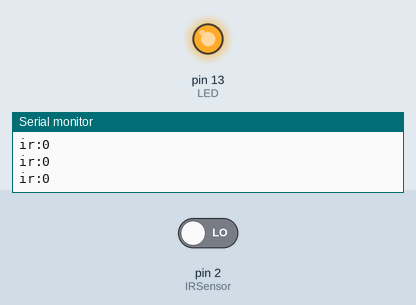
Recording of a sketch running on a simulated Arduino Uno, built with avr-gcc and run on an emulated ATmega328P. Parts: output pins drawn as LEDs (lit = HIGH), the last lines printed to the serial monitor. The test bench sets the inputs (shaded band); at power-on: pin 2 (IRSensor) LOW.

Above: at 1.2 s.
1.3 s: pin 2 (IRSensor) driven HIGH
At 2.3 s:
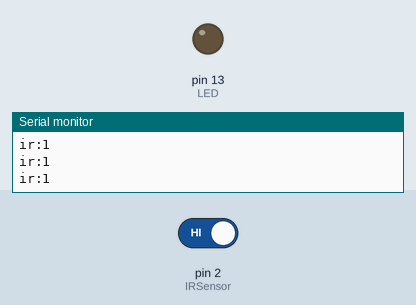
2.8 s: pin 2 (IRSensor) driven LOW
At 3.3 s:
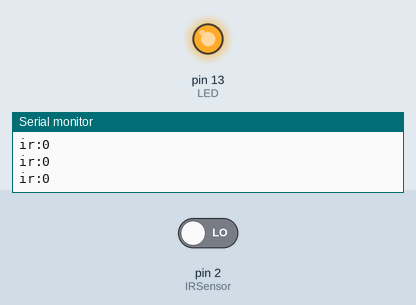
Timing chart, 0 to 5.8 s (numbered marks = the images above; inputs shaded):
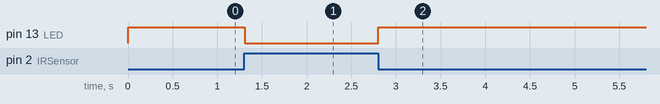

The sketch:

IRsensor.ino
```cpp
int IRSensor = 2;
int LED = 13;
void setup() {
pinMode(IRSensor,INPUT);
pinMode(LED,OUTPUT);
Serial.begin(9600);

}

void loop() {
int statusSensor=digitalRead(IRSensor);
if (statusSensor==1)
{digitalWrite(LED,LOW);}
else{
  digitalWrite(LED,HIGH);
}
Serial.print("ir:");
Serial.println(statusSensor);

}
```

Measured:
- after the input at 1.3 s, pin 13 (LED): HIGH → LOW at once
- after the input at 2.8 s, pin 13 (LED): LOW → HIGH at once
